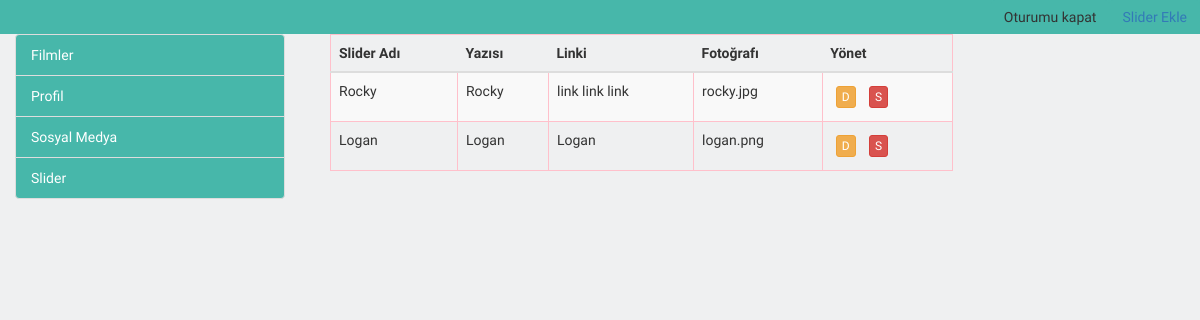
Page /panel/slider.php on the committed database.
### tables this page shows
CREATE TABLE `slider` (
  `id` int(3) NOT NULL,
  `slayt_adi` varchar(100) NOT NULL,
  `slide_resim` varchar(100) NOT NULL,
  `slide_yazi` varchar(500) NOT NULL,
  `slide_linki` varchar(400) NOT NULL,
  `slide_alt_yazisi` varchar(200) NOT NULL,
  `ekleyen` varchar(80) NOT NULL,
  `guncelleyen` varchar(80) NOT NULL,
  `eklenme_tarihi` timestamp NOT NULL DEFAULT CURRENT_TIMESTAMP,
  `guncellenme_tarihi` timestamp NOT NULL DEFAULT '0000-00-00 00:00:00'
);

### panel/slider-index.php (the view)
<?php include ("connect.php"); ?>
    <div class="row">
        <div class="col-md-9">
            <div class="row">
                <table class="dataTable-example table table-striped">
                <thead>
                    <tr>
                        <th>Slider Adı</th>
                        <th>Yazısı</th>
                        <th>Linki</th>
                        <th>Fotoğrafı</th>
                        <th>Yönet</th>
                    </tr>
                    </thead>
                    <tbody>
                      <?php
                     $slider_film = $db ->prepare("select * from slider");
                     $slider_film -> execute(array());
                     $dizi = $slider_film -> fetchALL(PDO::FETCH_ASSOC);
                     foreach ($dizi as $elements) {
                        $id = $elements["id"];
                        $slidename = $elements["slayt_adi"];
                        $slidelink = $elements["slide_linki"];
                        $slidephoto = $elements["slide_resim"];
                        $slidewriting = $elements["slide_yazi"];
                        echo ' <tr>
                        <td>'.$slidename.'</td>
                        <td>'.$slidewriting.'</td>
                        <td>'.$slidelink.'</td>
                        <td>'.$slidephoto.'</td>
                        <td>
                        <a class="btn btn-warning btn-xs" href="slide-duzenlee.php?id='.$id.'" role="button">D</a>
                        <a class="btn btn-danger btn-xs" href="slide_sil.php?k='.$id.'" role="button">S</a></td>
                        </tr>';
                     }
                      ?>
                    </tbody>
                </table>
            </div>
        </div>
    </div>

### panel/css/ayar.css (style rules this page uses)
html,body { font-family: 'Work Sans', sans-serif; }
.row { margin-left: 0px; margin-right: 0px; }
body { background: #EFF0F1; }
table td { border-top: none !important; }
table , tr, td { border: 1px solid pink; }
.btn-xs { margin: 5px; }

### rows in the picture
slider: slayt_adi "Rocky", slide_yazi "Rocky", slide_linki "link link link", slide_resim "rocky.jpg"
slider: slayt_adi "Logan", slide_yazi "Logan", slide_linki "Logan", slide_resim "logan.png"
